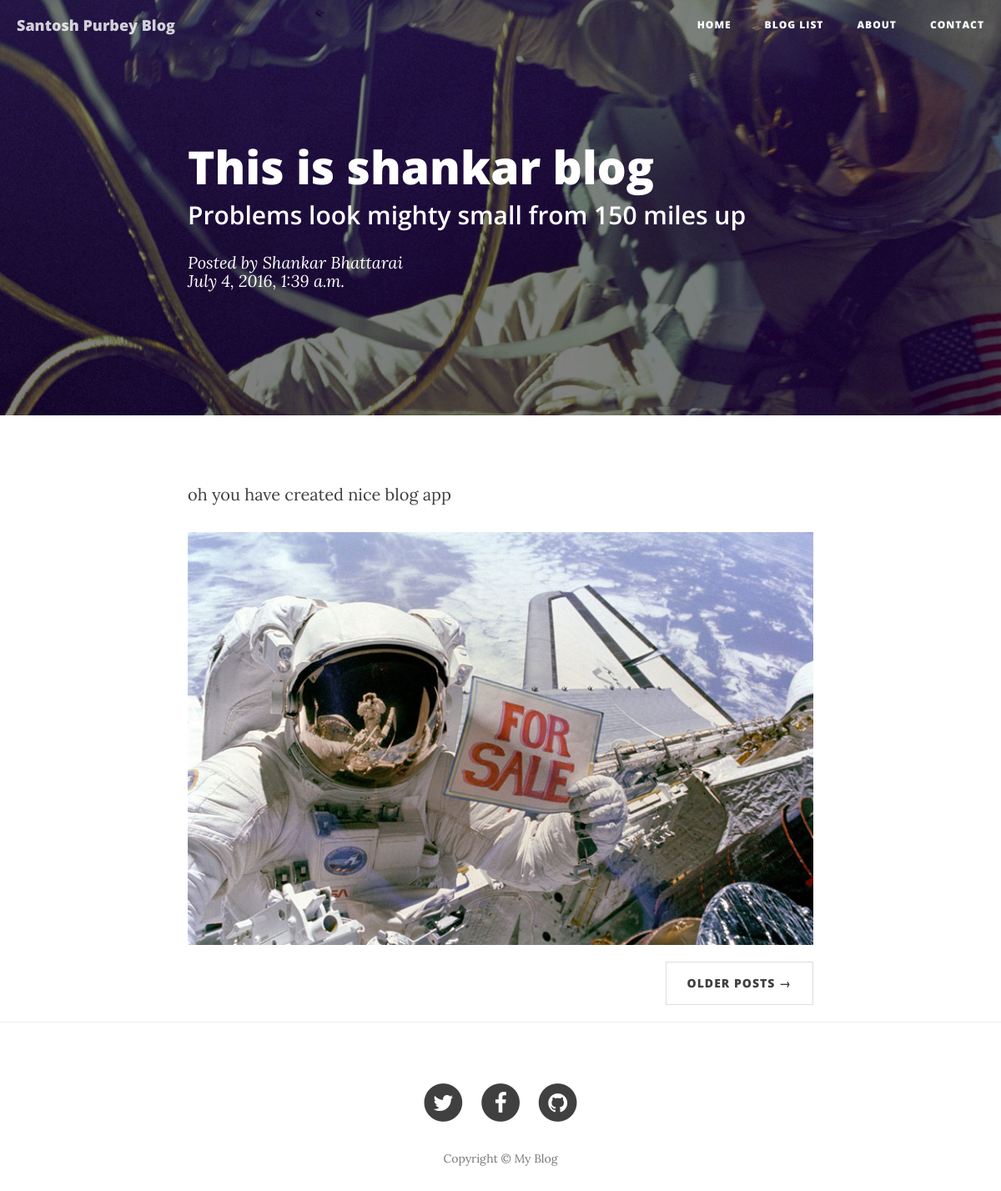
Screenshot of /post/3 with the database file from the repository.
### blog_app/models.py (models this page shows, shortened)
class PostBlog(models.Model):
    title = models.CharField(help_text='write beautiful title of your blog', max_length=140)
    image = models.ImageField(null=True, blank=True, upload_to='Blog Image',)
    content = models.TextField(help_text='Write something you wish to write!')
    author = models.CharField(help_text='full Name', max_length=60)
    publish = models.BooleanField(default=False)
    created = models.DateTimeField(auto_now_add=True, auto_now=False)
    updated = models.DateTimeField(auto_now_add=False, auto_now=True)

### blog_app/views.py (the view)
# urls.py: url(r'^post/(?P<id>\d+)$', detail_view, name='detail'),
def detail_view(request, id):
	template = 'detail.html'
	blog = PostBlog.objects.get(id=id)
	context = {
	'title': 'Detail page- Blog',
	'blog': blog
	}
	return render(request, template, context)

### templates/detail.html (shortened to what this page needs)
{% extends 'base.html' %}
{% load staticfiles %}
 {% block header %}
    <header class="intro-header" style="background-image: url('{% static "img/post-bg.jpg" %}')">
        <div class="container">
            <div class="row">
                <div class="col-lg-8 col-lg-offset-2 col-md-10 col-md-offset-1">
                    <div class="post-heading">
                        <h1>{{ blog.title }}</h1>
                        <h2 class="subheading">Problems look mighty small from 150 miles up</h2>
                        <span class="meta">Posted by <a href="#">{{ blog.author }}<br/></a>{{ blog.updated }}</span>
                    </div>
                </div>
            </div>
        </div>
    </header>
{% endblock header %}
{% block container %}
                    <p>{{ blog.content }}</p>
    <img class="img-responsive" src="{% static 'img/post-sample-image.jpg' %}" alt="">
{% endblock container %}

### rows the page displays
PostBlog: title "This is shankar blog", author "Shankar Bhattarai", updated "July 4, 2016, 1:39 a.m.", content "oh you have created nice blog app"
